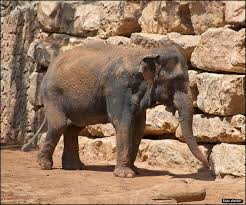
#> input picture im1.jpg, 246 x 205 px
$ python example.py
#> lines starting #> are read from the running program, lines starting #| are printed output that depends on the picture
import cv2
import numpy as np
from reg_lucas_kanade import LucasKanade
from manual_reg import ManualReg

"""
In this example we load a sample image, duplicate it. Shift the duplicate and add noise.
Then using one of the registration methods in order to estimate the shift.
"""


def test_lucas_kanade(im1, im2_shifted):
    registrator = LucasKanade()
    estx, esty = registrator.find_shift(im1, im2_shifted)
    error = [abs((estx + tx) / tx), abs((esty + ty) / ty)]
    print('actual shift is: (%1.3f, %1.3f)' % (-tx, -ty))
    print('calculated shift is: (%1.3f, %1.3f)' % (estx, esty))
    print('error reg', error)


def test_lucas_kanade_pyramid(im1, im2_shifted):
    registrator = LucasKanade()
    estxp, estyp = registrator.find_shift_pyramid(im1, im2_shifted)
    error_pyr = [abs((estxp + tx) / tx), abs((estyp + ty) / ty)]
    print('actual shift is: (%1.3f, %1.3f)' % (-tx, -ty))
    print('calculated shift is: (%1.3f, %1.3f)' % (estxp, estyp))
    print('error reg pyramid', error_pyr)


if __name__ == "__main__":
    add_noise = True
    show_figs = True

    # created 2 images with random shift + noise
    im1 = cv2.imread("im1.jpg")
#> im1 is the input picture: shape (205, 246, 3); mean B, G, R 97.5, 122, 151.9
    im2 = im1.copy()

    random_shift = cv2.randu(np.array((2, 1), dtype='float'), -10, 10)
    tx, ty = random_shift.tolist()

    M = np.asarray([[1, 0, tx], [0, 1, ty]])
    im2_shifted = cv2.warpAffine(im2, M=M, dsize=None, flags=cv2.INTER_CUBIC, borderMode=cv2.BORDER_CONSTANT,
                                 borderValue=(0, 0, 0))
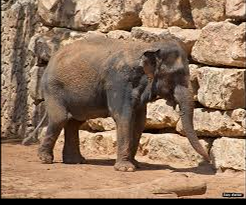
#> im2_shifted: shape (205, 246, 3); mean B, G, R 94.3, 118.1, 147.3
    if add_noise:
        noise = np.zeros_like(im1, dtype='int')
#> (the run stopped early here; a loop or call above may not have finished)
